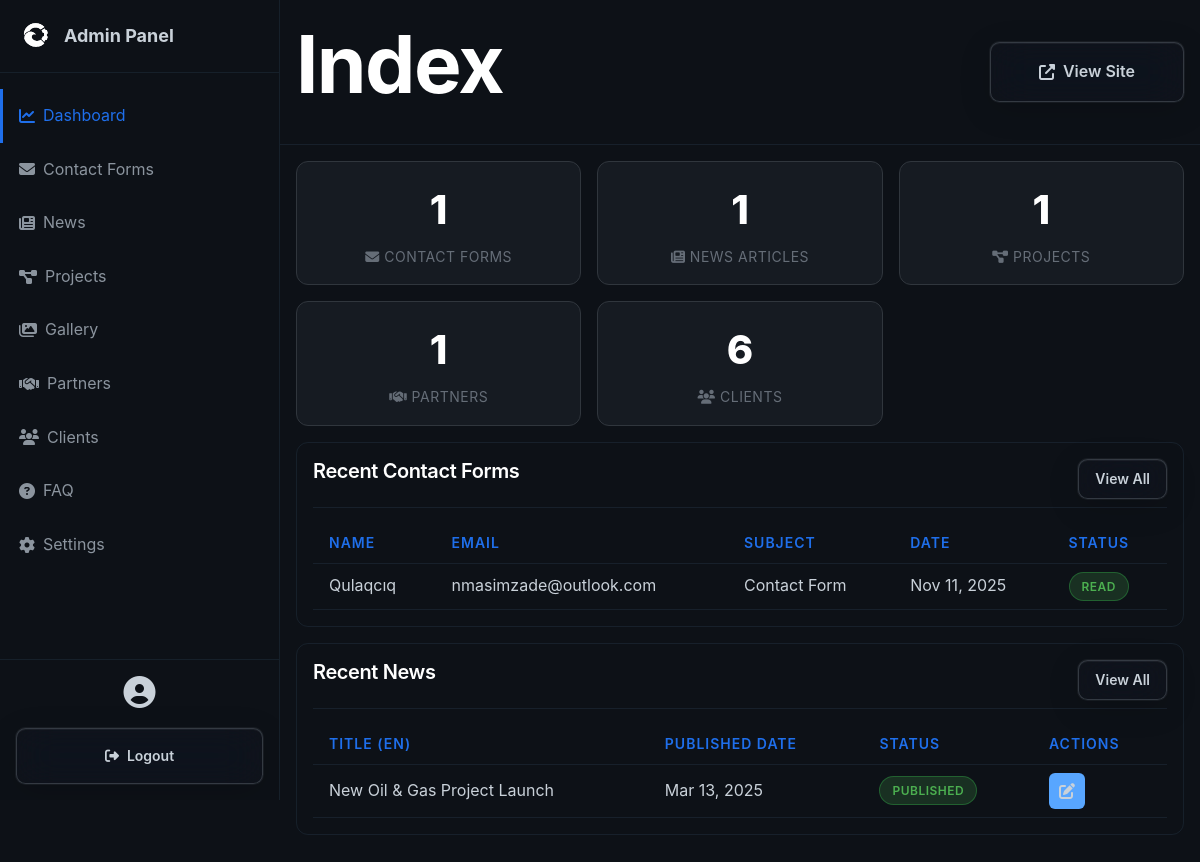
The page /admin/index.php (signed in) on the database as committed earlier.
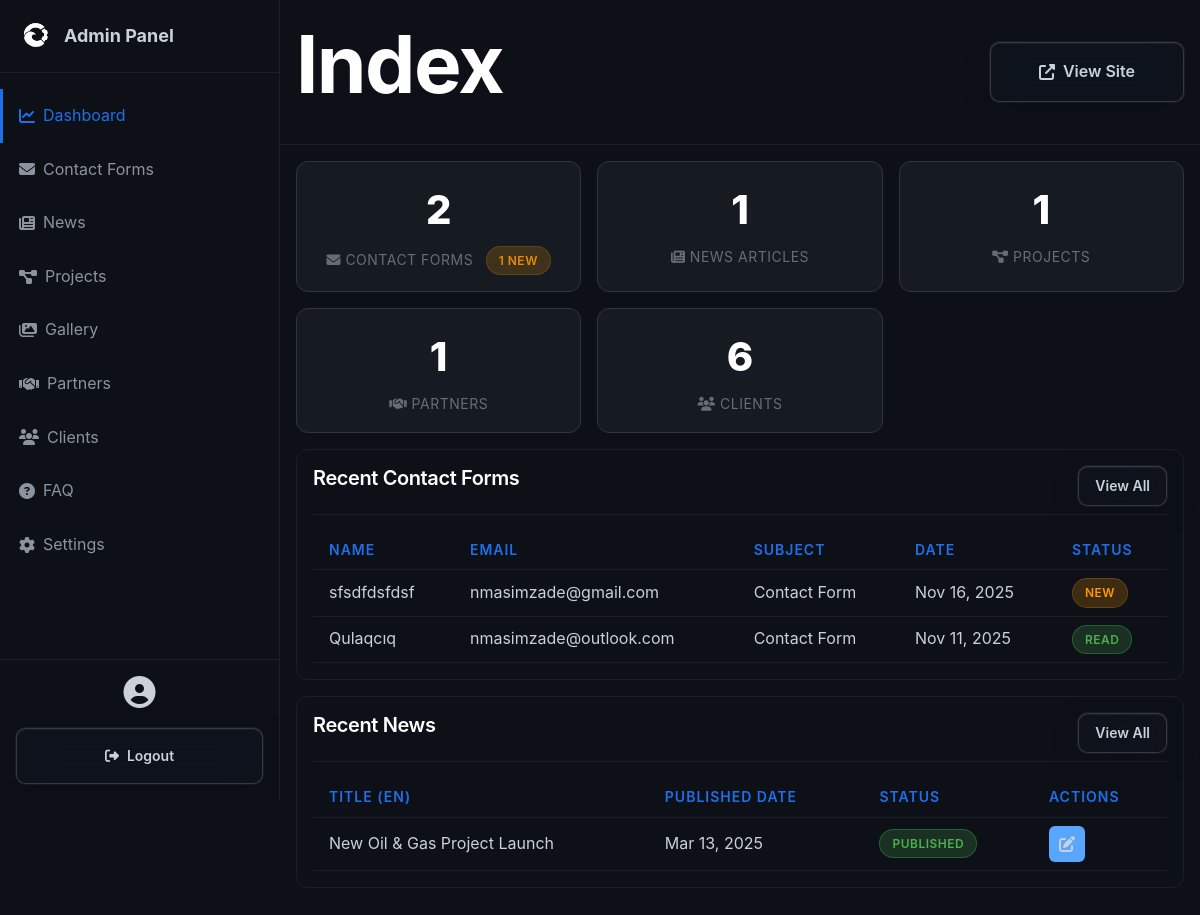
The same page on the database as committed later.
### tables this page shows
CREATE TABLE contacts (
                id INTEGER PRIMARY KEY AUTOINCREMENT,
                name TEXT NOT NULL,
                email TEXT NOT NULL,
                phone TEXT,
                subject TEXT,
                message TEXT NOT NULL,
                created_at DATETIME DEFAULT CURRENT_TIMESTAMP,
                is_read INTEGER DEFAULT 0
            );

CREATE TABLE news (
                id INTEGER PRIMARY KEY AUTOINCREMENT,
                title_en TEXT NOT NULL,
                title_ru TEXT NOT NULL,
                title_az TEXT NOT NULL,
                content_en TEXT NOT NULL,
                content_ru TEXT NOT NULL,
                content_az TEXT NOT NULL,
                excerpt_en TEXT,
                excerpt_ru TEXT,
                excerpt_az TEXT,
                image TEXT,
                published_date DATE,
                created_at DATETIME DEFAULT CURRENT_TIMESTAMP,
                updated_at DATETIME DEFAULT CURRENT_TIMESTAMP,
                is_published INTEGER DEFAULT 1
            );

### admin/index.php (the view, shortened to what the changed rows need)
<?php require_once 'header.php'; ?>
<?php
$db = Database::getInstance()->getConnection();
$stats = [
    'contacts' => $db->query("SELECT COUNT(*) FROM contacts")->fetchColumn(),
    'news' => $db->query("SELECT COUNT(*) FROM news")->fetchColumn(),
    'projects' => $db->query("SELECT COUNT(*) FROM projects")->fetchColumn(),
    'partners' => $db->query("SELECT COUNT(*) FROM partners")->fetchColumn(),
    'clients' => $db->query("SELECT COUNT(*) FROM clients")->fetchColumn(),
];
$unread_contacts = $db->query("SELECT COUNT(*) FROM contacts WHERE is_read = 0")->fetchColumn();
?>
<div class="stats-grid">
    <div class="stat-card">
        <div class="stat-value"><?php echo $stats['contacts']; ?></div>
        <div class="stat-label">
            <i class="fas fa-envelope"></i> Contact Forms
            <?php if ($unread_contacts > 0): ?>
                <span class="badge badge-warning" style="margin-left: 0.5rem;"><?php echo $unread_contacts; ?> new</span>
            <?php endif; ?>
        </div>
    </div>
</div>
<div class="admin-card">
    <table class="admin-table">
        <thead>
            <tr>
                <th>Name</th>
                <th>Email</th>
                <th>Subject</th>
                <th>Date</th>
                <th>Status</th>
            </tr>
        </thead>
        <tbody>
            <?php
            $stmt = $db->query("SELECT * FROM contacts ORDER BY created_at DESC LIMIT 5");
            $contacts = $stmt->fetchAll();
            if (count($contacts) > 0) {
                foreach ($contacts as $contact) {
                    ?>
                    <tr>
                        <td><?php echo htmlspecialchars($contact['name']); ?></td>
                        <td><?php echo htmlspecialchars($contact['email']); ?></td>
                        <td><?php echo htmlspecialchars($contact['subject']); ?></td>
                        <td><?php echo date('M j, Y', strtotime($contact['created_at'])); ?></td>
                        <td>
                            <?php if ($contact['is_read']): ?>
                                <span class="badge badge-success">Read</span>
                            <?php else: ?>
                                <span class="badge badge-warning">New</span>
                            <?php endif; ?>
                        </td>
                    </tr>
                    <?php
                }
            } else {
                echo '<tr><td colspan="5" class="text-center">No contact forms yet</td></tr>';
            }
            ?>
        </tbody>
    </table>
</div>
<div class="admin-card">
    <table class="admin-table">
        <thead>
            <tr>
                <th>Title (EN)</th>
                <th>Published Date</th>
                <th>Status</th>
                <th>Actions</th>
            </tr>
        </thead>
        <tbody>
            <?php
            $stmt = $db->query("SELECT * FROM news ORDER BY created_at DESC LIMIT 5");
            $news = $stmt->fetchAll();
            if (count($news) > 0) {
                foreach ($news as $item) {
                    ?>
                    <tr>
                        <td><?php echo htmlspecialchars($item['title_en']); ?></td>
                        <td><?php echo date('M j, Y', strtotime($item['published_date'])); ?></td>
                        <td>
                            <?php if ($item['is_published']): ?>
                                <span class="badge badge-success">Published</span>
                            <?php else: ?>
                                <span class="badge badge-danger">Draft</span>
                            <?php endif; ?>
                        </td>
                        <td>
                            <div class="action-buttons">
                                <a href="<?php echo BASE_URL; ?>/admin/news-edit.php?id=<?php echo $item['id']; ?>" class="btn-icon btn-edit">
                                    <i class="fas fa-edit"></i>
                                </a>
                            </div>
                        </td>
                    </tr>
                    <?php
                }
            } else {
                echo '<tr><td colspan="4" class="text-center">No news yet</td></tr>';
            }
            ?>
        </tbody>
    </table>
</div>
<?php require_once 'footer.php'; ?>

Rows that differ between the two databases and show on the page:
added contacts: name "sfsdfdsfdsf", email "nmasimzade@gmail.com", subject "Contact Form", created_at "Nov 16, 2025", is_read "NEW"
Other text that changed with them:
$stats['contacts']: "1" → "2"
$unread_contacts: (not shown) → "1"
text now shown: "NEW"
